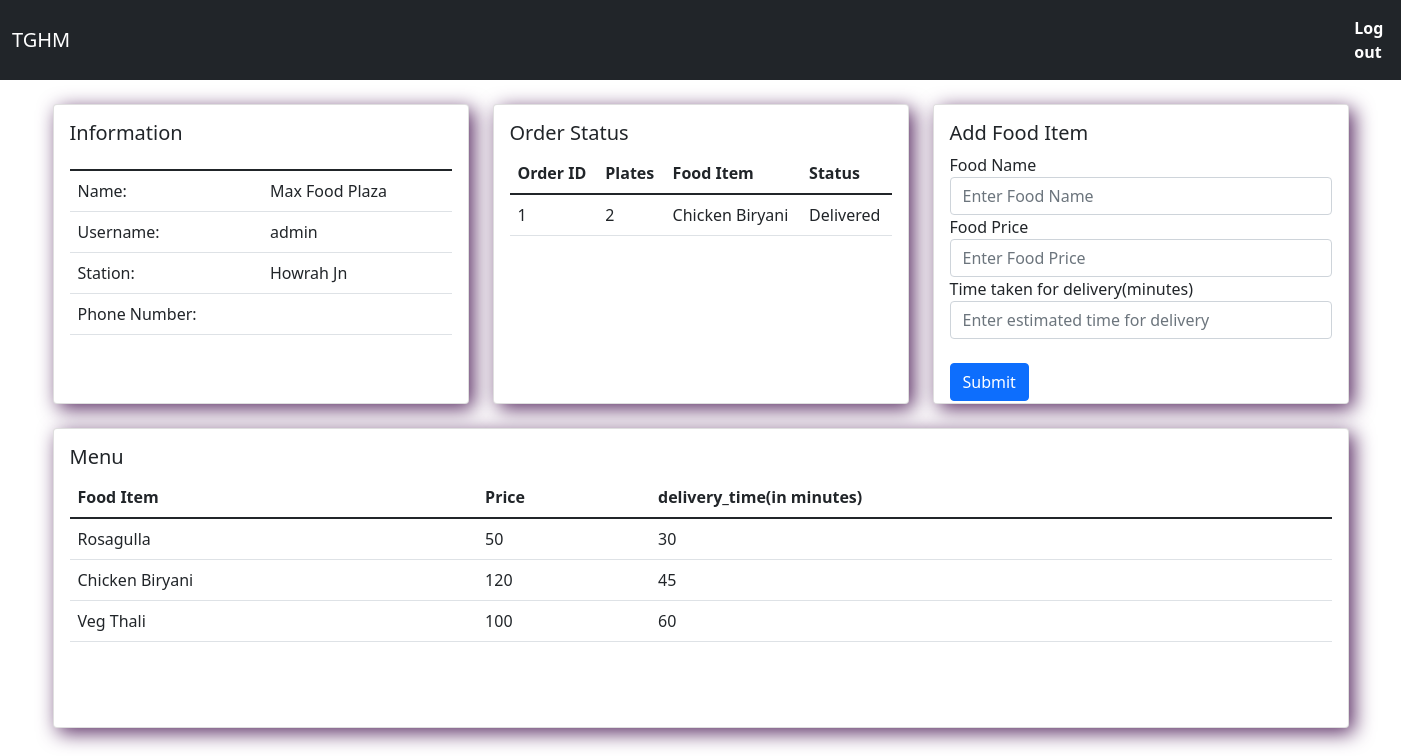
/restaurant/dashboard/1, run on the app's committed database.
### restaurant/models.py (models this page shows, shortened)
class Restaurant(models.Model):
    username = models.CharField(max_length=30)
    password = models.CharField(max_length=30)
    mobile = models.CharField(max_length=10)
    name = models.CharField(max_length=40)
    station = models.ForeignKey(Station, on_delete=models.CASCADE)

class FoodItem(models.Model):
    name = models.CharField(max_length=40)
    price = models.IntegerField()
    f_time = models.IntegerField()
    restaurant = models.ForeignKey(Restaurant, on_delete=models.CASCADE)

### manager/models.py (models this page shows, shortened)
class Station(models.Model):
    name = models.CharField(max_length=50)
    lat = models.FloatField()
    lng = models.FloatField()
    visible = models.BooleanField(default=True)

### customer/models.py (models this page shows, shortened)
class Orders(models.Model):
    food_item = models.IntegerField()
    restaurant = models.ForeignKey(Restaurant, on_delete= models.CASCADE, default=None)
    customer = models.ForeignKey(Customer, on_delete= models.CASCADE, default=None)
    plates=models.IntegerField(default=1)
    time = models.DateTimeField(default= datetime.now())
    status = models.IntegerField(default=0)

### restaurant/views.py (the view)
# urls.py: path('dashboard/', views.dashboard, name='dashboard'),
def dashboard(request,restaurant_id):
    restaurant = Restaurant.objects.get(id=restaurant_id)
    food_list = FoodItem.objects.filter(restaurant_id=restaurant_id)
    order_list = Orders.objects.filter(restaurant_id=restaurant_id)
    context = {'restaurant': restaurant,'food_list': food_list, 'order_list': order_list}
    return render(request, 'restaurant/dashboard.html',context)

### restaurant/templates/restaurant/dashboard.html (shortened to what this page needs)
<!doctype html>
<html lang="en">
<head>
    <link href="https://cdn.jsdelivr.net/npm/bootstrap@5.1.3/dist/css/bootstrap.min.css" rel="stylesheet"
>
</head>
<body>
    <nav class="navbar navbar-expand-lg navbar-dark bg-dark">
        <div class="container-fluid">
            <a class="navbar-brand" >TGHM</a>
            <div class="collapse navbar-collapse" id="navbarNav">
                <ul class="navbar-nav">
                    <li class="nav-item">
                         <a class="nav-link active" aria-current="page" href="/" style="margin-left: 1260px;"><b>Log out</b></a>
                    </li>
                </ul>
            </div>
        </div>
    </nav><br>
    <div class="container">
        <div class="row">
            <div class="col">
                <div class="card">
                    <div class="card-body">
                        <h5 class="card-title">Information</h5>
                        <div class="card-text">
                            <table class="table">
                                <thead>
                                    <tr>
                                        <th scope="col"></th>
                                        <th scope="col"></th>
                                    </tr>
                                </thead>
                                <tbody>
                                    <tr>
                                        <td>Name:</td>
                                        <td>{{restaurant.name}}</td>
                                    </tr>
                                    <tr>
                                        <td>Username:</td>
                                        <td>{{restaurant.username}}</td>
                                    </tr>
                                    <tr>
                                        <td>Station:</td>
                                        <td>{{restaurant.station.name}}</td>
                                    </tr>
                                    <tr>
                                        <td>Phone Number:</td>
                                        <td>{{restaurant.mobile}}</td>
                                    </tr>
                                </tbody>
                            </table>
                        </div>
                    </div>
                </div>
            </div>
            <div class="col">
                <div class="card">
                    <div class="card-body">
                        <h5 class="card-title">Order Status</h5>
                        <div class="card-text">
                            <table class="table">
                                <thead>
                                    <tr>
                                        <th scope="col">Order ID</th>
                                        <th scope="col">Plates</th>
                                        <th scope="col">Food Item</th>
                                        <th scope="col">Status</th>
                                    </tr>
                                </thead>
                                <tbody>
                                    {% for order in order_list %}
                                    <tr>
                                        <td>{{order.id}}</td>
                                        <td>{{order.plates}}</td>
                                        {% for food in food_list %}
                                        {% if food.id == order.food_item %}
                                            <td>{{food.name}}</td>
                                        {% endif %}
                                        {% endfor %}
                                        {% if order.status == 0 %}
                                        <td><a class="btn btn-primary" href="/restaurant/change_status/{{order.id}}">Accept Order</a></td>
                                        {% elif order.status == 1 %}
                                        <td>Accepted</td>
                                        {% elif order.status == 2 %}
                                        <td>Delivered</td>
                                        {% endif %}
                                    </tr>
                                    {% endfor %}
                                </tbody>
                            </table>
                        </div>
                    </div>
                </div>
            </div>
            <div class="col">
                <div class="card">
                    <div class="card-body">
                        <h5 class="card-title">Add Food Item</h5>
                        <div class="card-text">
                            <form action="/restaurant/add_food/{{restaurant.id}}" method="post">
                                <div class="form-group">
                                    <label for="food_name">Food Name</label>
                                    <input type="text" class="form-control" id="food_name" name="food_name"
                                        placeholder="Enter Food Name">
                                </div>
                                <div class="form-group">
                                    <label for="food_price">Food Price</label>
                                    <input type="text" class="form-control" id="food_price" name="food_price"
                                        placeholder="Enter Food Price">
                                </div>
                                <div class="form-group">
                                    <label for="food_time">Time taken for delivery(minutes)</label>
                                    <input type="text" class="form-control" id="food_time" name="food_time"
                                        placeholder="Enter estimated time for delivery">
                                </div>
                                <br><button type="submit" class="btn btn-primary" style="margin-top:0px">Submit</button>
                            </form>
                        </div>
                    </div>
                </div>
            </div>
        </div>
        <br>
        <div class="row">
            <div class="col">
                <div class="card">
                    <div class="card-body">
                        <h5 class="card-title">Menu</h5>
                        <div class="card-text">
                            {% if food_list %}
                            <table class="table">
                                <thead>
                                    <tr>
                                        <th scope="col">Food Item</th>
                                        <th scope="col">Price</th>
                                        <th scope="col">delivery_time(in minutes)</th>
                                    </tr>
                                </thead>
                                <tbody>
                                    {% for item in food_list %}
                                    <tr>
                                        <td>{{item.name}}</td>
                                        <td>{{item.price}}</td>
                                        <td>{{item.f_time}}</td>
                                    </tr>
                                    {% endfor %}
                                </tbody>
                            </table>
                            {% else %}
                            <p>No Food Items</p>
                            {% endif %}
                        </div>
                    </div>
                </div>
            </div>
        </div>
    </div>
</body>
</html>

### restaurant/templates/restaurant/dashboard.html (style rules this page uses)
.card { height: 300px; box-shadow: 5px 5px 20px rgb(90, 45, 100); overflow:scroll; }
body { background-image: url('https://images.pexels.com/photos/531880/pexels-photo-531880.jpeg?auto=compress&cs=tinysrgb&w=1260&h=750&dpr=2'); }

### data on the page
Restaurant: name "Max Food Plaza", username "admin", station.name "Howrah Jn"
Orders: id "1", plates "2", status "Delivered"
FoodItem: name "Chicken Biryani", price "120", f_time "45"
FoodItem: name "Rosagulla", price "50", f_time "30"
FoodItem: name "Veg Thali", price "100", f_time "60"
